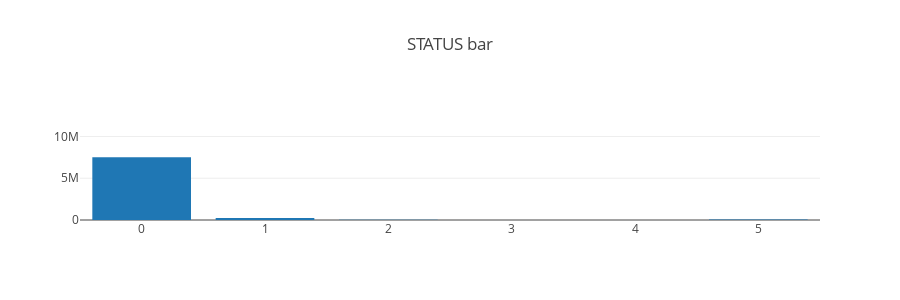

The notebook cell this image was saved under:
### Markdown cell above
Imbalanced features that may benefit from additional treatment:

### Code cell
imbalanced_classes = ["STATUS"]
plot_categorical_feature(imbalanced_classes[0])

### Figure 1 — Plotly figure (JSON) as saved in the notebook; plotly's stock layout.template omitted (floating-point values rounded to 4 significant figures)
{"data": [{"y": [13646993, 7499507, 5810482, 242347, 62406, 23419, 8924, 5847], "x": ["C", "0", "X", "1", "5", "2", "3", "4"], "type": "bar", "uid": "27305ad0-ca5e-4f65-8aff-16de457d7e87"}], "layout": {"title": {"text": "STATUS bar"}, "height": 300}}
